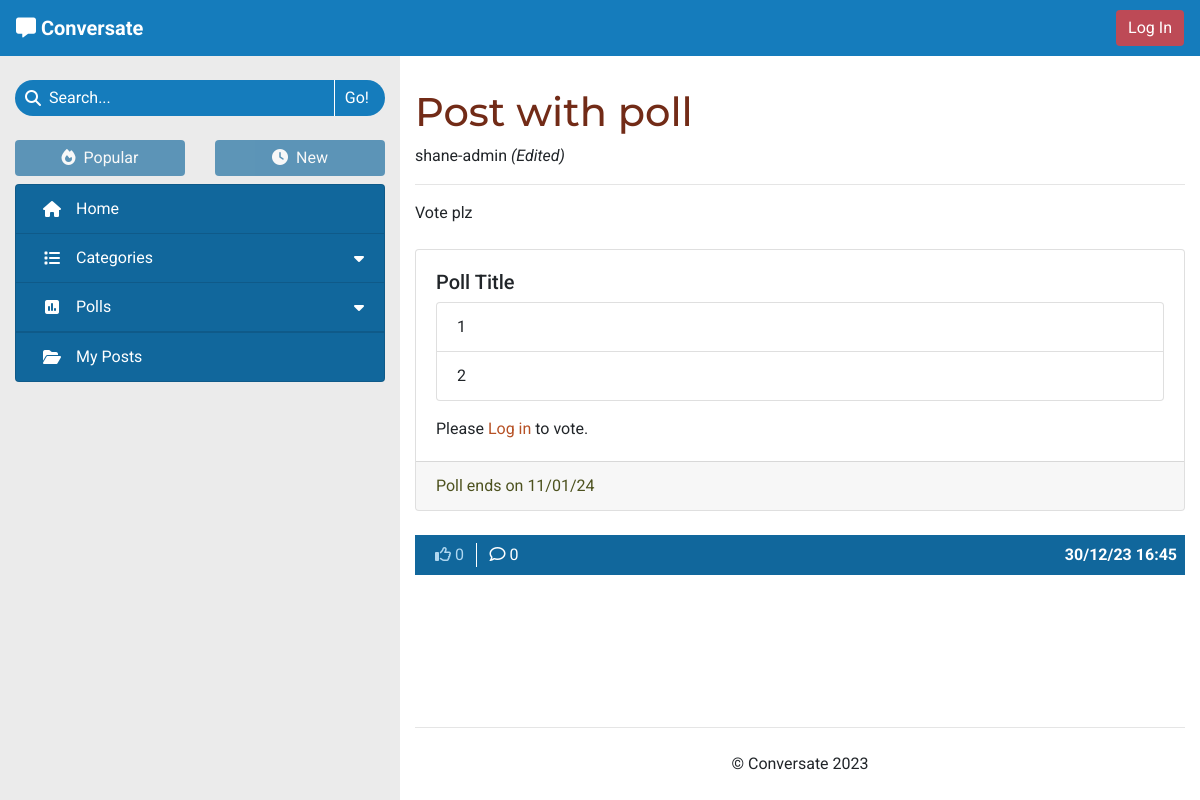
/no-category-vShnEVfI-post-with-poll/, run on the app's committed database.
### forum/models.py (models this page shows, shortened)
class Post(models.Model):
    title = models.CharField(max_length=100)
    slug = models.SlugField(max_length=100, unique=True)
    category = models.ForeignKey(Category, on_delete=models.CASCADE,
                                 related_name='tagged_posts')
    image = CloudinaryField('image', blank=True)
    image_position = models.IntegerField(blank=True, null=True)
    posted_by = models.ForeignKey(User, on_delete=models.CASCADE,
                                  related_name='added_posts')
    posted_on = models.DateTimeField(auto_now_add=True)
    content = models.TextField()
    tags = models.CharField(max_length=200, blank=True)
    edited = models.BooleanField(default=False)
    likes = models.ManyToManyField(User, related_name='post_likes', blank=True)
    class Meta:
        ordering = ['-posted_on']
    def number_of_likes(self):
        return self.likes.count()
    def number_of_comments(self):
        return self.comments.count()

class Poll(models.Model):
    title = models.CharField(max_length=200)
    asked_by = models.ForeignKey(User, on_delete=models.CASCADE)
    due_date = models.DateTimeField()
    post = models.OneToOneField(Post, on_delete=models.CASCADE,
                                related_name='poll', blank=True, null=True)
    class Meta:
        ordering = ['-due_date']
    def has_expired(self):
        current_time = datetime.now().timestamp()
        end_time = self.due_date.timestamp()
        return current_time > end_time

class PollAnswer(models.Model):
    body = models.CharField(max_length=100)
    position = models.IntegerField()
    poll = models.ForeignKey(Poll, related_name='answers',
                             on_delete=models.CASCADE)
    votes = models.ManyToManyField(User, related_name='votes')
    class Meta:
        ordering = ['position']

### forum/views.py (the view)
# urls.py: path('<slug:slug>/', views.ViewPost.as_view(), name='view_post'),
class ViewPost(View):
    def get(self, request, slug):
        post = get_object_or_404(Post, slug=slug)
        context = get_post_context(request, post)
        return render(request, 'post_details.html', context)

### forum/core/categories.py (called while the page is built)
def get_top_categories(limit=CATEGORY_COLLAPSIBLE_LIMIT):
    categories = list(Category.objects
                      .annotate(num_posts=Count('tagged_posts'))
                      .filter(num_posts__gt=0)
                      .order_by('-num_posts'))
    num_categories = len(categories)
    category_none = Category.objects.get(slug='none')
    if category_none in categories:
        categories.remove(category_none)
    return {
        'num_categories': num_categories,
        'top_categories': categories[:limit],
        'has_more_categories': (len(categories) > limit)
    }

### forum/core/content.py (called while the page is built)
def get_base_context(request):
    context = get_top_categories()
    context['disable_sort'] = True
    return context

def get_post_context(request, post):
    context = get_base_context(request)
    context['post'] = post
    context['comments'] = post.comments.order_by('-posted_on')
    return context

### forum/models.py (called while the page is built)
    def number_of_posts(self):
        return self.tagged_posts.count()

### forum/templatetags/template_tags.py (called while the page is built)
@register.simple_tag
def poll_status(poll_id, user_id):
    poll = get_object_or_404(Poll, id=int(poll_id))
    answers = list(poll.answers.all())
    for answer in answers:
        if answer.votes.filter(id=user_id).exists():
            return answer.position
    return -1 if poll.has_expired() else 0

### templates/post_details.html (shortened to what this page needs)
{% extends "base.html" %}
{% load static %}
{% load template_tags %}
{% block content %}
    <h1 class="word-break">{{ post.title }}</h1>
    <span>{{ post.posted_by }}
        {% if post.edited %}
            <em>(Edited)</em>
        {% endif %}
    </span>
    <hr>
    <div id="post-content" class="mb-4 word-break">{{ post.content|safe }}</div>
    {% if post.poll %}
        {% poll_status post.poll.id request.user.id as p_status %}
        <div class="card mb-4">
            <div class="card-body">
                <div class="d-flex justify-content-between mb-2">
                    <h5 class="card-title mb-0 word-break">{{ post.poll.title }}</h5>
                </div>
                {% if p_status != 0 or post.posted_by == user %}
                    <h6 class="card-subtitle text-muted mb-3">
                        {% with post.poll.number_of_votes as vote_num %}
                            <span>{{ vote_num }} vote{% if vote_num != 1 %}s{% endif %}</span>
                        {% endwith %}
                    </h6>
                    {% for answer in post.poll.answers.all %}
                        <div class="d-flex justify-content-between">
                            <span>{{ answer.body }}</span>
                            {% with answer.number_of_votes as vote_num %}
                                <span>{{ vote_num }} vote{% if vote_num != 1 %}s{% endif %}</span>
                            {% endwith %}
                        </div>
                        <div class="progress mb-3{% if p_status == answer.position %} answer-chosen{% endif %}">
                            {% with answer.vote_percentage as votes %}
                            <div class="progress-bar poll-result"
                                role="progressbar" style="width: 0%;" aria-valuenow="{{ votes }}"
                                aria-valuemin="0" aria-valuemax="100" data-animation="on">{{ votes }}%</div>
                            {% endwith %}
                        </div>
                    {% endfor %}
                {% elif not user.is_authenticated %}
                    <ul class="list-group">
                        {% for answer in post.poll.answers.all %}
                            <li class="list-group-item">{{ answer.body }}</li>
                        {% endfor %}
                    </ul>
                    <div class="mt-3">
                        Please <a href="{% url 'account_login' %}" aria-label="Go to the login page">Log in</a> to vote.
                    </div>
                {% endif %}
            </div>
            <div class="card-footer card-faded">
                <span class="poll-date-display">
                    {% with post.poll.due_date|date:"d/m/y" as end_date %}
                    {% if post.poll.has_expired %}Poll ended {{ end_date }}
                    {% else %}Poll ends on {{ end_date }}
                    {% endif %}
                    {% endwith %}
                </span>
            </div>
        </div>
    {% endif %}
    <div class="post-footer d-flex flex-md-row justify-content-md-between mt-2 mb-5
        {% if post.posted_by == user %} flex-column{% else %} flex-row post-not-owned justify-content-between{% endif %}">
        <div class="post-footer-buttons">
            {% if user.is_authenticated and post.posted_by != request.user %}
            <form class="d-inline" method="POST" action="{% url 'like_post' post.slug %}">
                {% csrf_token %}
                {% if user in post.likes.all %}
                    <button type="submit" class="btn post-footer-item py-0 line-separate" aria-label="Unlike this post">
                        <i class="fa-solid fa-thumbs-up"></i>
                {% else %}
                    <button type="submit" class="btn post-footer-item py-0 line-separate" aria-label="Like this post">
                        <i class="fa-regular fa-thumbs-up"></i>
                {% endif %}
                    {{ post.number_of_likes }}
                </button>
            </form>
            {% else %}
                <span class="post-footer-item footer-blocked py-0 line-separate" aria-disabled="true">
                    <i class="fa-regular fa-thumbs-up"></i>
                    {{ post.number_of_likes }}
                </span>
            {% endif %}
            <a class="btn post-footer-item py-0{% if user == post.posted_by %} line-separate{% endif %}"
                {% if user.is_authenticated %} href="#post-comment" aria-label="Post a comment"
                {% else %} href="#comments" aria-label="View the post's comments"{% endif %}>
                <i class="fa-regular fa-comment"></i>
                {{ post.number_of_comments }}
            </a>
        </div>
        <div class="align-middle text-right{% if user == post.posted_by %} mt-2{% endif %} mt-md-0">
            <strong>{{ post.posted_on|date:"d/m/y G:i" }}</strong>
        </div>
    </div>
{% endblock %}

### static/css/style.css (style rules this page uses)
* { font-family: 'Roboto', sans-serif; }
h1, h2, h3 { font-family: 'Montserrat', sans-serif; overflow-wrap: anywhere; }
.btn, .btn.disabled:hover { color: white; background-color: #bd4a56; border: none; }
h1, h2, h3, .spinner-border { color: #722B17; }
a { color: #B65125; }
.line-separate { border-radius: 0; border-right: 1px solid white; }
.word-break { overflow-wrap: anywhere; }
.card-faded { color: #4d521f; }
.post-footer { color: white; background-color: #11679C; padding: 8px; }
.post-footer-buttons { display: grid; grid-template-columns: 1fr 1fr 1fr 1fr; }
.post-footer.post-not-owned>.post-footer-buttons { grid-template-columns: 1fr 1fr; }
.post-footer-item { color: white; background: none; border-radius: 0; }
.footer-blocked { color: #afd7f0; padding: .375rem .75rem; text-align: center; }

### data on the page
Post: title "Post with poll", posted_by "shane-admin", content "Vote plz", poll "Poll Title", number_of_likes "0", number_of_comments "0", posted_on "30/12/23 16:45"
PollAnswer: body "1"
PollAnswer: body "2"

### other printed values
{{ end_date }} "11/01/24"
